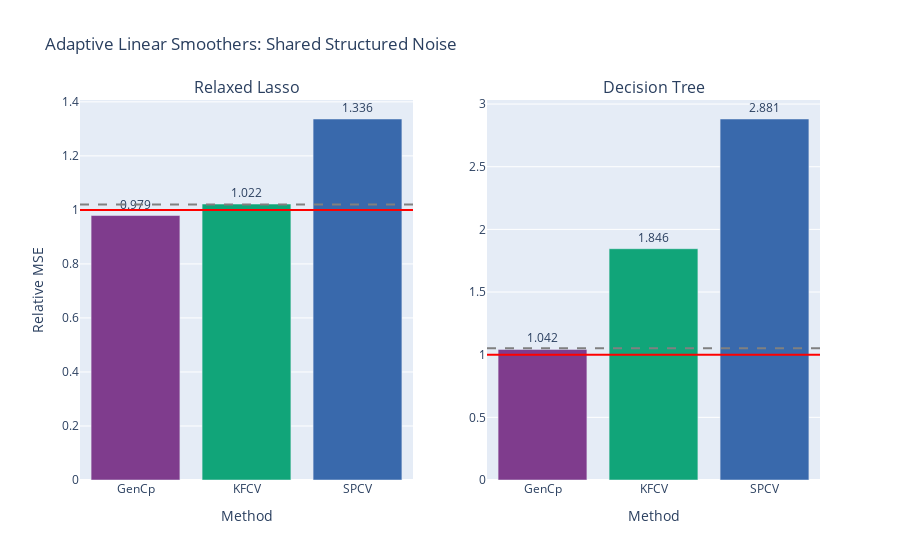

Source (notebook cell):
### Code cell
fig = gen_model_barplots(
    model_errs, 
    model_names, 
    est_names, 
    title="Adaptive Linear Smoothers: Shared Structured Noise", 
    has_elev_err=True
)
fig.show()

### Figure 1 — Plotly figure (JSON) as saved in the notebook; plotly's stock layout.template omitted (floating-point values rounded to 4 significant figures)
{"data": [{"marker": {"color": ["rgb(127, 60, 141)", "rgb(17, 165, 121)", "rgb(57, 105, 172)", "rgb(242, 183, 1)", "rgb(231, 63, 116)", "rgb(128, 186, 90)", "rgb(230, 131, 16)", "rgb(0, 134, 149)", "rgb(207, 28, 144)", "rgb(249, 123, 114)", "rgb(165, 170, 153)"]}, "text": [0.979, 1.022, 1.336], "textposition": "outside", "type": "bar", "x": ["GenCp", "KFCV", "SPCV"], "xaxis": "x", "y": [0.9792, 1.022, 1.336], "yaxis": "y"}, {"marker": {"color": ["rgb(127, 60, 141)", "rgb(17, 165, 121)", "rgb(57, 105, 172)", "rgb(242, 183, 1)", "rgb(231, 63, 116)", "rgb(128, 186, 90)", "rgb(230, 131, 16)", "rgb(0, 134, 149)", "rgb(207, 28, 144)", "rgb(249, 123, 114)", "rgb(165, 170, 153)"]}, "text": [1.042, 1.846, 2.881], "textposition": "outside", "type": "bar", "x": ["GenCp", "KFCV", "SPCV"], "xaxis": "x2", "y": [1.042, 1.846, 2.881], "yaxis": "y2"}], "layout": {"annotations": [{"font": {"size": 16}, "showarrow": false, "text": "Relaxed Lasso", "x": 0.225, "xanchor": "center", "xref": "paper", "y": 1, "yanchor": "bottom", "yref": "paper"}, {"font": {"size": 16}, "showarrow": false, "text": "Decision Tree", "x": 0.775, "xanchor": "center", "xref": "paper", "y": 1, "yanchor": "bottom", "yref": "paper"}], "shapes": [{"line": {"color": "red"}, "type": "line", "x0": 0, "x1": 1, "xref": "x domain", "y0": 1, "y1": 1, "yref": "y"}, {"line": {"color": "grey", "dash": "dash"}, "type": "line", "x0": 0, "x1": 1, "xref": "x domain", "y0": 1.02, "y1": 1.02, "yref": "y"}, {"line": {"color": "red"}, "type": "line", "x0": 0, "x1": 1, "xref": "x2 domain", "y0": 1, "y1": 1, "yref": "y2"}, {"line": {"color": "grey", "dash": "dash"}, "type": "line", "x0": 0, "x1": 1, "xref": "x2 domain", "y0": 1.051, "y1": 1.051, "yref": "y2"}], "showlegend": false, "title": {"text": "Adaptive Linear Smoothers: Shared Structured Noise"}, "xaxis": {"anchor": "y", "domain": [0, 0.45], "title": {"text": "Method"}}, "xaxis2": {"anchor": "y2", "domain": [0.55, 1], "title": {"text": "Method"}}, "yaxis": {"anchor": "x", "domain": [0, 1], "title": {"text": "Relative MSE"}}, "yaxis2": {"anchor": "x2", "domain": [0, 1]}}}
